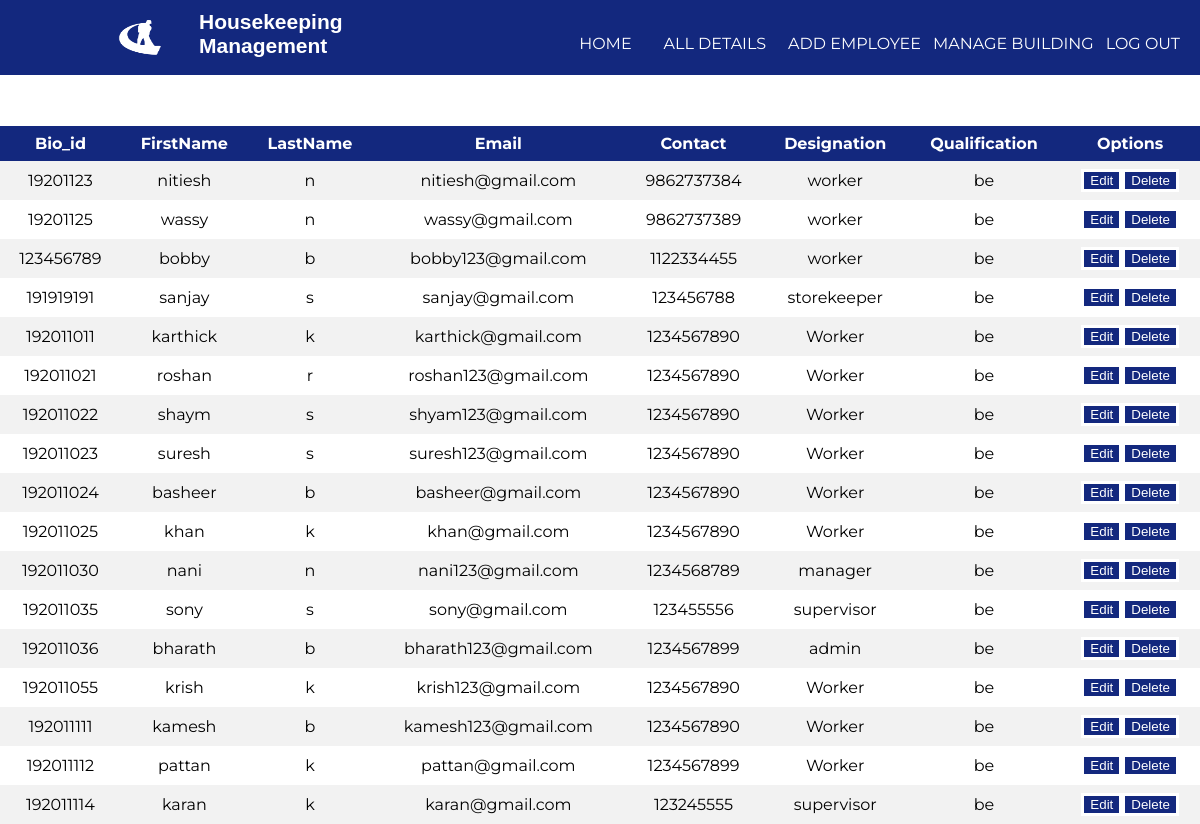
The page /aloginwel.php on the database as committed earlier.
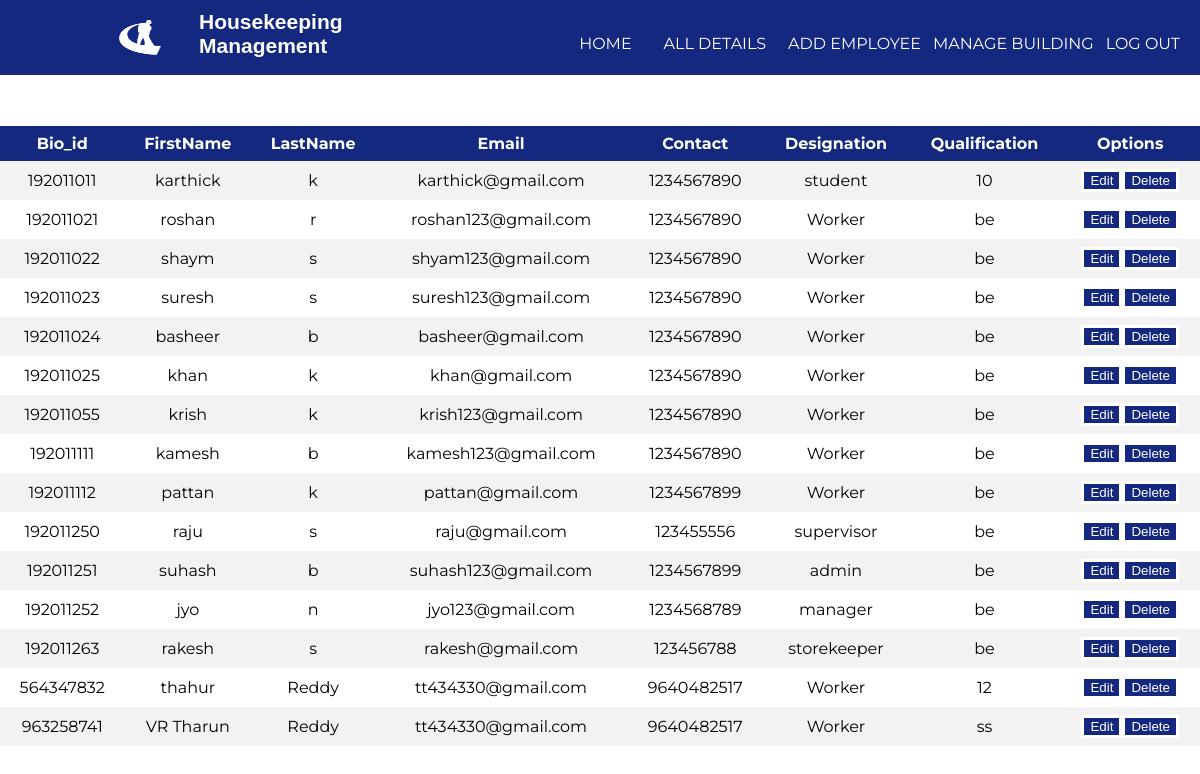
The same page on the database as committed later.
### tables this page shows
CREATE TABLE `userinfo` (
  `bio_id` int(11) NOT NULL,
  `firstName` varchar(50) NOT NULL,
  `lastName` varchar(50) NOT NULL,
  `email` varchar(50) NOT NULL,
  `qualification` varchar(30) DEFAULT NULL,
  `Designation` varchar(20) NOT NULL,
  `Supervisor` text NOT NULL,
  `contact` varchar(15) DEFAULT NULL,
  `password` varchar(20) DEFAULT NULL,
  `birthday` date DEFAULT NULL,
  `busy` tinyint(4) DEFAULT 0
);

### aloginwel.php (the view, shortened to what this page needs)
<?php
require_once ('process/dbh.php');
$sql = "SELECT bio_id, firstName, lastName, email, contact, Designation, qualification FROM userinfo";
$result = mysqli_query($conn, $sql);
?>
<html>
<head>
    <link rel="stylesheet" type="text/css" href="styleemplogin.css">
</head>
<body>
    <header>
        <nav>
            <img src="logo.png" alt="Description of the image">
            <h1 class="container">Housekeeping <br> Management</h1>
            <ul id="navli">
                <li><a class="homered" href="adminhomepage.html">HOME</a></li>
                <li><a class="homered" href="aloginwel.php">ALL DETAILS</a></li>
                <li><a class="homeblack" href="addemp.php">ADD EMPLOYEE</a></li>
                <li><a class="homeblack" href="building.php">MANAGE BUILDING</a></li>
                <li><a class="homeblack" href="index.html">LOG OUT</a></li>
            </ul>
        </nav>
    </header>
    <table>
        <tr>
            <th align="center">Bio_id</th>
            <th align="center">FirstName</th>
            <th align="center">LastName</th>
            <th align="center">Email</th>
            <th align="center">Contact</th>
            <th align="center">Designation</th>
            <th align="center">Qualification</th>
            <th align="center">Options</th>
        </tr>
        <?php
        while ($userinfo = mysqli_fetch_assoc($result)) {
            echo "<tr>";
            echo "<td>" . $userinfo['bio_id'] . "</td>";
            echo "<td>" . $userinfo['firstName'] . "</td>";
            echo "<td>" . $userinfo['lastName'] . "</td>";
            echo "<td>" . $userinfo['email'] . "</td>";
            echo "<td>" . $userinfo['contact'] . "</td>";
            echo "<td>" . $userinfo['Designation'] . "</td>";
            echo "<td>" . $userinfo['qualification'] . "</td>";
            echo "<td><a href=\"demo1.php?bio_id={$userinfo['bio_id']}\" onClick=\"return confirm('Are you sure you want to edit?')\"><button>Edit</button></a><a href=\"delete.php?bio_id={$userinfo['bio_id']}\" onClick=\"return confirm('Are you sure you want to delete?')\"><button>Delete</button></a></td>";
            echo "</tr>";
        }
        ?>
    </table>
</body>
</html>

### styleemplogin.css (style rules this page uses)
body { margin: 0px; }
header { background: black; color: white; padding: 8px 20px 6px 40px; height: 50px; }
header h1 { display: inline; font-family: 'Lobster', cursive; font-weight: 400; font-size: 32px; float: left; margin-top: 0px; margin-right: 10px; }
nav ul { display: inline; padding: 0px; float: right; }
nav ul li { display: inline-block; list-style-type: none; color: white; float: left; margin-left: 12px; }
nav ul li a { color: white; text-decoration: none; }
#navli { font-family: 'Montserrat', sans-serif; }
.homered { background-color: #005690; padding: 30px 10px 20px 10px; }
table { margin: 0px; border-collapse: collapse; width: 100%; font-family: 'Montserrat', sans-serif; margin-top: 51px; }
th, td { text-align: center; padding: 8px; }
tr:nth-child(even) { background-color: #f2f2f2 }
th { background-color: #4CAF50; color: white; }

### aloginwel.php (style rules this page uses)
.container { background-color: #13287e; }
header h1 { margin-left: 34px; display: inline; font-family: Poppins, sans-serif; font-weight: bold; font-size: 21px; float: left; margin-top: -8px; margin-right: 58px; }
img { width: 50px; float: left; margin-left: 75px; height: 38px; }
.homered { background-color: #13287e; padding: 30px 10px 20px 10px; }
header { background: #13287e; color: white; padding: 18px 20px 53px 40px; height: 4px; }
nav ul li a { color: #00000; text-decoration: none; }
th { background-color: #13287e; color: white; }
button { border: solid; background-color: #13287e; color: white; }

Rows that differ between the two databases and show on the page:
removed userinfo: bio_id "19201123", firstName "nitiesh", lastName "n", email "nitiesh@gmail.com", contact "9862737384", Designation "worker", qualification "be"
removed userinfo: bio_id "19201125", firstName "wassy", lastName "n", email "wassy@gmail.com", contact "9862737389", Designation "worker", qualification "be"
removed userinfo: bio_id "123456789", firstName "bobby", lastName "b", email "bobby123@gmail.com", contact "1122334455", Designation "worker", qualification "be"
removed userinfo: bio_id "191919191", firstName "sanjay", lastName "s", email "sanjay@gmail.com", contact "123456788", Designation "storekeeper", qualification "be"
removed userinfo: bio_id "192011030", firstName "nani", lastName "n", email "nani123@gmail.com", contact "1234568789", Designation "manager", qualification "be"
removed userinfo: bio_id "192011035", firstName "sony", lastName "s", email "sony@gmail.com", contact "123455556", Designation "supervisor", qualification "be"
removed userinfo: bio_id "192011036", firstName "bharath", lastName "b", email "bharath123@gmail.com", contact "1234567899", Designation "admin", qualification "be"
removed userinfo: bio_id "192011114", firstName "karan", lastName "k", email "karan@gmail.com", contact "123245555", Designation "supervisor", qualification "be"
changed userinfo "karthick": Designation "Worker" → "student"; qualification "be" → "10"
added userinfo: bio_id "192011250", firstName "raju", lastName "s", email "raju@gmail.com", contact "123455556", Designation "supervisor", qualification "be"
added userinfo: bio_id "192011251", firstName "suhash", lastName "b", email "suhash123@gmail.com", contact "1234567899", Designation "admin", qualification "be"
added userinfo: bio_id "192011252", firstName "jyo", lastName "n", email "jyo123@gmail.com", contact "1234568789", Designation "manager", qualification "be"
added userinfo: bio_id "192011263", firstName "rakesh", lastName "s", email "rakesh@gmail.com", contact "123456788", Designation "storekeeper", qualification "be"
added userinfo: bio_id "564347832", firstName "thahur", lastName "Reddy", email "tt434330@gmail.com", contact "9640482517", Designation "Worker", qualification "12"
added userinfo: bio_id "963258741", firstName "VR Tharun", lastName "Reddy", email "tt434330@gmail.com", contact "9640482517", Designation "Worker", qualification "ss"
